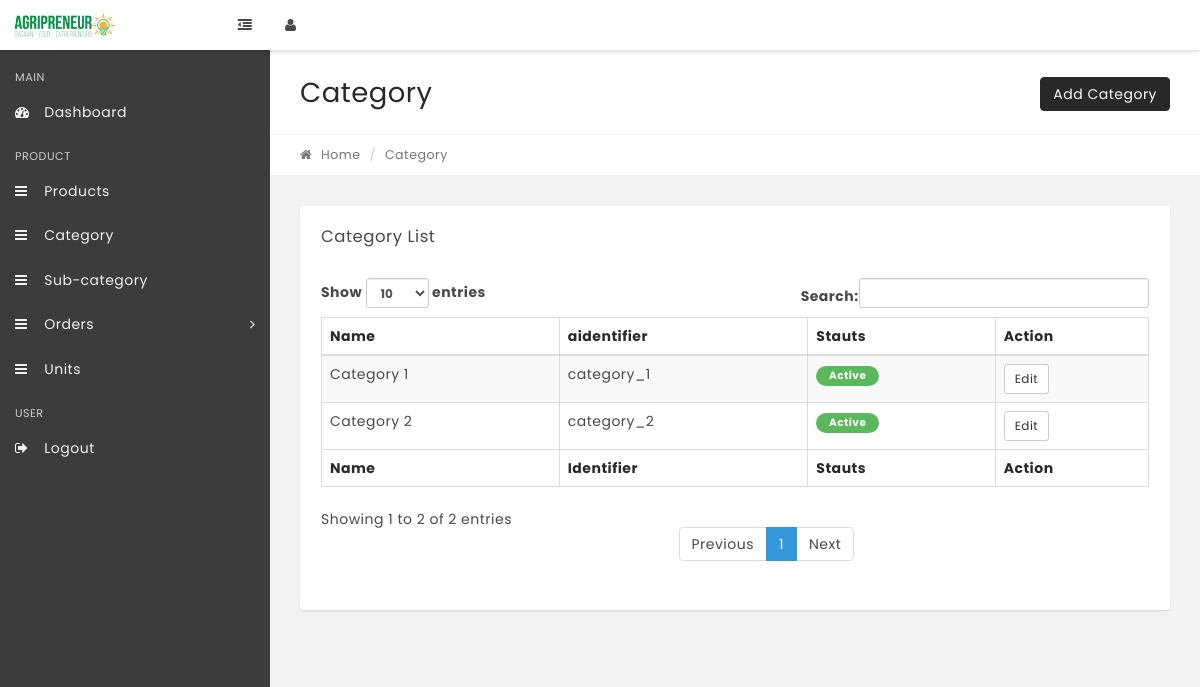
The page /index.php/admin/category on the database its author committed.
### tables this page shows
CREATE TABLE `tbl_category` (
  `category_id` int(11) NOT NULL,
  `category_name` varchar(255) NOT NULL,
  `category_identifier` varchar(255) NOT NULL,
  `category_status` int(11) NOT NULL,
  `timestamp_created` timestamp NOT NULL DEFAULT CURRENT_TIMESTAMP,
  `timestamp_update` timestamp NOT NULL DEFAULT '0000-00-00 00:00:00' ON UPDATE CURRENT_TIMESTAMP
);

### application/libraries/Template.php (called while the page is built, shortened)
<?php
class Template {
    var $use_template = '';
    var $use_template_file = '';
    var $template_data = array();
	var $CI;
	function __construct(){
		$this->CI =& get_instance();
	}
	function set_title($title){
		$this->template_data['title'] = $title;
	}
	function set_additional_css($css_set){
        $this->template_data['additional_css'] = $css_set;
    }
    function set_additional_js($js_set){
        $this->template_data['add_js'] = $js_set;
    }
    public function set_template($name,$file="template"){
        $this->use_template = $name;
        $this->use_template_file = $file;
    }
    public function load_sub($key,$value){
        if(is_array($key)){
            $this->template_data = $key;
        }else{
            $this->template_data[$key] = $value;
        }
    }
    public function load($path){
        $content = $this->CI->load->view($path,$this->template_data,true);
        $this->template_data["content"] = $content;
        $template_path = $this->use_template . "/" . $this->use_template_file;
        $this->CI->load->view("templates/".$template_path,$this->template_data);
    }
	public function extra_js($extra_js){
		$this->template_data['extra_js']  = $extra_js;
	}
}

### application/controllers/Admin.php (called while the page is built, shortened)
<?php
class Admin extends CI_Controller {
    function __construct(){
        $styles = array(
            'assets/user/css/prism/prism.css',
            'assets/user/css/ladda/ladda-themeless.min.css',
		);
		$js = array(
            'assets/user/js/login.js',
            'assets/user/js/user.js',
            'assets/user/js/admin.js',
            'assets/user/js/switchery/switchery.min.js',
            'assets/user/js/ladda/ladda.min.js',
            'assets/user/js/prism/prism.js'
		);
		$this->template->set_additional_css($styles);
		$this->template->set_additional_js($js);
        $this->template->set_title('Admin - Dashboard');
        $this->template->set_template('admin');
    }
    function category()
    {
        $extra_js = '
            $("#category").DataTable();
		';
        $this->template->load_sub('user', $this->user_model->get_user_data($this->session->userdata('id')));
        $this->template->extra_js($extra_js);
        $this->template->load_sub('categories', $this->category_model->get_category_data());
        $this->template->load('admin/category');
    }
}

### index.php (called while the page is built, shortened)
<?php
require_once BASEPATH.'core/CodeIgniter.php';

### application/models/Category_model.php (called while the page is built, shortened)
<?php
class Category_model extends CI_Model {
    function get_category_data()
    {
        $this->db->select('*');
        $this->db->from('tbl_category');
        $query = $this->db->get();
        if($query->num_rows()){
			return $query->result();
		}
		return [];
    }
}

### application/views/admin/category.php (the view, shortened to what this page needs)
<div class="row page-title-div">
    <div class="col-sm-6">
        <h2 class="title">Category</h2>
    </div>
    <div class="col-sm-6 right-side">
        <a href="<?php echo base_url(); ?>admin/category/add" class="btn bg-black" role="button">Add Category</a>
    </div>
</div>
<div class="row breadcrumb-div">
    <div class="col-sm-6">
        <ul class="breadcrumb">
			<li><a href="index.html"><i class="fa fa-home"></i> Home</a></li>
			<li class="active">Category</li>
		</ul>
    </div>
    <div class="col-sm-6 text-right hidden-xs">
    </div>
</div>
<section class="section">
    <div class="container-fluid">
        <div class="row">
            <div class="col-md-12">
                <div class="panel">
                    <div class="panel-heading">
                        <div class="panel-title">
                            <h5>Category List</h5>
                        </div>
                    </div>
                    <div class="panel-body p-20">
                        <table id="category" class="display table table-striped table-bordered" cellspacing="0" width="100%">
                            <thead>
                                <tr>
                                    <th>Name</th>
                                    <th>aidentifier</th>
                                    <th>Stauts</th>
                                    <th>Action</th>
                                </tr>
                            </thead>
                            <tfoot>
                                <tr>
                                    <th>Name</th>
                                    <th>Identifier</th>
                                    <th>Stauts</th>
                                    <th>Action</th>
                                </tr>
                            </tfoot>
                            <tbody>
                                <?php
                                    foreach ($categories as $category) {
                                        ?>
                                        <tr>
                                            <td><?php echo $category->category_name;?></td>
                                            <td><?php echo $category->category_identifier;?></td>
                                            <td>
                                                <?php
                                                    if ($category->category_status == '1') {
                                                        ?>
                                                            <span class="label label-success label-rounded">Active</span>
                                                        <?php
                                                    }else {
                                                        ?>
                                                            <span class="label label-warning label-rounded">Inactive</span>
                                                        <?php
                                                    }
                                                ?>
                                            </td>
                                            <td>
                                                    <a href="<?php echo base_url(); ?>admin/category/edit/<?php echo $category->category_id;?>" class="btn btn-default btn-sm">Edit</a>
                                            </td>
                                        </tr>
                                        <?php
                                    }
                                ?>
                            </tbody>
                        </table>
                    </div>
                </div>
            </div>
        </div>
    </div>
</div>

### rows shown on the page
tbl_category: category_name "Category 1", category_identifier "category_1", category_status "Active"
tbl_category: category_name "Category 2", category_identifier "category_2", category_status "Active"
